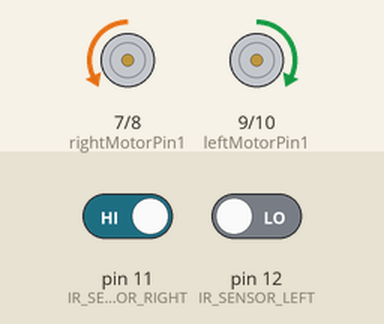
Recording of a sketch running on a simulated Arduino Uno, built with avr-gcc and run on an emulated ATmega328P. On the bench: motor-driver pin pairs drawn as motors (green arrow = first pin HIGH = forward, orange = second pin HIGH = backward, longer = more drive, scaled by the enable pin). The test bench sets the inputs (shaded band); at power-on: pin 11 (IR_SENSOR_RIGHT) HIGH, pin 12 (IR_SENSOR_LEFT) LOW.

Above: at 1.2 s.
1.3 s: pin 11 (IR_SENSOR_RIGHT) driven LOW
At 1.9 s:
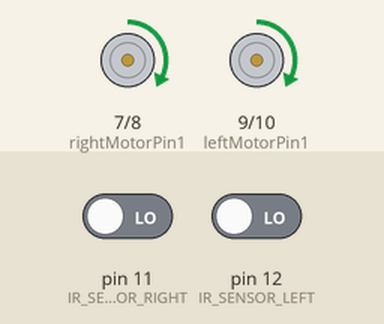
2.8 s: pin 12 (IR_SENSOR_LEFT) driven HIGH
At 3.1 s:
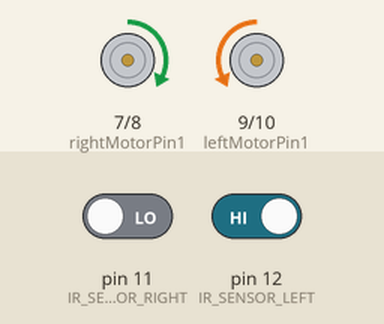
4.3 s: pin 11 (IR_SENSOR_RIGHT) driven HIGH
At 5.4 s:
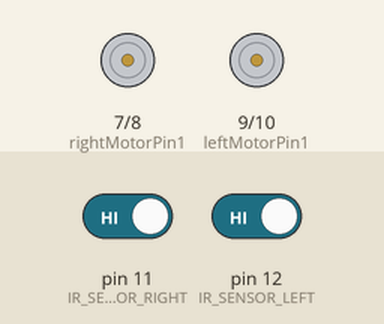
5.8 s: pin 12 (IR_SENSOR_LEFT) driven LOW
At 6.6 s:
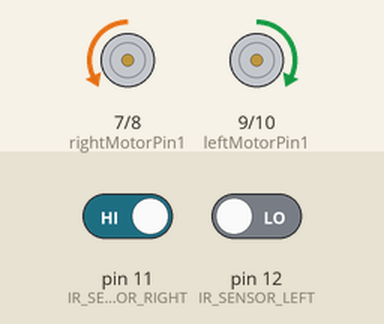
Timing chart, 0 to 8.3 s (numbered marks = the images above; inputs shaded):
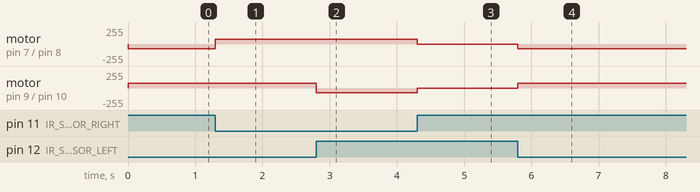

Measured:
- after the input at 1.3 s, motor on pin 7 (rightMotorPin1) / pin 8 (rightMotorPin2): backward 70/255 → forward 70/255 at once
- after the input at 2.8 s, motor on pin 9 (leftMotorPin1) / pin 10 (leftMotorPin2): forward 70/255 → backward 70/255 at once
- after the input at 4.3 s, motor on pin 7 (rightMotorPin1) / pin 8 (rightMotorPin2): forward 70/255 → stopped at once; motor on pin 9 (leftMotorPin1) / pin 10 (leftMotorPin2): backward 70/255 → stopped at once
- after the input at 5.8 s, motor on pin 7 (rightMotorPin1) / pin 8 (rightMotorPin2): stopped → backward 70/255 at once; motor on pin 9 (leftMotorPin1) / pin 10 (leftMotorPin2): stopped → forward 70/255 at once

The sketch:

LineFollowerRobot.ino
```cpp
// GROUP 5 : Pirate Ship Line Sensor Follower Code
// *** NOTE: code is only for line follower, no additional LED display function has been added **

// define the IR sensor pins (to detect lines) and robot speed
#define IR_SENSOR_RIGHT 11
#define IR_SENSOR_LEFT 12
#define MOTOR_SPEED 70

// enable the right motor along with its pins (for movement)
int enableRightMotor=6;
int rightMotorPin1=7;
int rightMotorPin2=8;

// enable the left motor along with its pins (for movement)
int enableLeftMotor=5;
int leftMotorPin1=9;
int leftMotorPin2=10;

void setup()
{


  // change the frequency of motors so that robot goes at lower speed at high PWM value (7812.5 hz.)


  // set motors as outputs (movement)
  pinMode(enableRightMotor, OUTPUT);
  pinMode(rightMotorPin1, OUTPUT);
  pinMode(rightMotorPin2, OUTPUT);

  pinMode(enableLeftMotor, OUTPUT);
  pinMode(leftMotorPin1, OUTPUT);
  pinMode(leftMotorPin2, OUTPUT);

  // set IR sensors as input (line reader)
  pinMode(IR_SENSOR_RIGHT, INPUT);
  pinMode(IR_SENSOR_LEFT, INPUT);

  // set robot to 0 movement for now
  rotateMotor(0,0);
}


void loop()
{

  // read the IR sensor values (line reader)
  int rightIRSensorValue = digitalRead(IR_SENSOR_RIGHT);
  int leftIRSensorValue = digitalRead(IR_SENSOR_LEFT);

  // if no black line is detected, continue going straight
  if (rightIRSensorValue == LOW && leftIRSensorValue == LOW)
  {
    rotateMotor(MOTOR_SPEED, MOTOR_SPEED);
  }
  // if right sensor detects black line, rotate robot to right
  else if (rightIRSensorValue == HIGH && leftIRSensorValue == LOW )
  {
      rotateMotor(-MOTOR_SPEED, MOTOR_SPEED);
  }
  // if left IR sensor detects black line, rotate robot to left
  else if (rightIRSensorValue == LOW && leftIRSensorValue == HIGH )
  {
      rotateMotor(MOTOR_SPEED, -MOTOR_SPEED);
  }
  // when both IR sensor detect black lines, stop car
  else
  {
    rotateMotor(0, 0);
  }
}


void rotateMotor(int rightMotorSpeed, int leftMotorSpeed)
{

  // various motor speed combinations for different movements
  if (rightMotorSpeed < 0)
  {
    // backwards for right wheel
    digitalWrite(rightMotorPin1,LOW);
    digitalWrite(rightMotorPin2,HIGH);
  }
  else if (rightMotorSpeed > 0)
  {
    // forwards for left wheel
    digitalWrite(rightMotorPin1,HIGH);
    digitalWrite(rightMotorPin2,LOW);
  }
  else
  {
    // stop motor
    digitalWrite(rightMotorPin1,LOW);
    digitalWrite(rightMotorPin2,LOW);
  }

  if (leftMotorSpeed < 0)
  {
    // backwards for left wheel
    digitalWrite(leftMotorPin1,LOW);
    digitalWrite(leftMotorPin2,HIGH);
  }
  else if (leftMotorSpeed > 0)
  {
    // forwards for right wheel
    digitalWrite(leftMotorPin1,HIGH);
    digitalWrite(leftMotorPin2,LOW);
  }
  else
  {
    // stop moving
    digitalWrite(leftMotorPin1,LOW);
    digitalWrite(leftMotorPin2,LOW);
  }

  // start moving motors (left and right) in proper direction (@ 180) if motors enabled
  analogWrite(enableRightMotor, abs(rightMotorSpeed));
  analogWrite(enableLeftMotor, abs(leftMotorSpeed));
}
```
